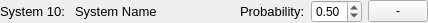
<?xml version="1.0" encoding="UTF-8"?>
<ui version="4.0">
 <class>SelectedSystemItemView</class>
 <widget class="QWidget" name="SelectedSystemItemView">
  <property name="geometry">
   <rect>
    <x>0</x>
    <y>0</y>
    <width>428</width>
    <height>23</height>
   </rect>
  </property>
  <property name="windowTitle">
   <string>Form</string>
  </property>
  <property name="locale">
   <locale language="C" country="AnyCountry"/>
  </property>
  <layout class="QHBoxLayout" name="horizontalLayout_2">
   <property name="leftMargin">
    <number>0</number>
   </property>
   <property name="topMargin">
    <number>0</number>
   </property>
   <property name="rightMargin">
    <number>0</number>
   </property>
   <property name="bottomMargin">
    <number>0</number>
   </property>
   <item>
    <widget class="QLabel" name="selection_label">
     <property name="maximumSize">
      <size>
       <width>70</width>
       <height>16777215</height>
      </size>
     </property>
     <property name="sizeIncrement">
      <size>
       <width>70</width>
       <height>0</height>
      </size>
     </property>
     <property name="font">
      <font>
       <pointsize>10</pointsize>
      </font>
     </property>
     <property name="text">
      <string>System 10: </string>
     </property>
    </widget>
   </item>
   <item>
    <widget class="QLabel" name="System">
     <property name="font">
      <font>
       <pointsize>10</pointsize>
      </font>
     </property>
     <property name="text">
      <string>System Name</string>
     </property>
    </widget>
   </item>
   <item>
    <spacer name="horizontalSpacer_2">
     <property name="orientation">
      <enum>Qt::Horizontal</enum>
     </property>
     <property name="sizeHint" stdset="0">
      <size>
       <width>34</width>
       <height>20</height>
      </size>
     </property>
    </spacer>
   </item>
   <item>
    <widget class="QWidget" name="editWidget" native="true">
     <layout class="QHBoxLayout" name="horizontalLayout">
      <property name="leftMargin">
       <number>0</number>
      </property>
      <property name="topMargin">
       <number>0</number>
      </property>
      <property name="rightMargin">
       <number>0</number>
      </property>
      <property name="bottomMargin">
       <number>0</number>
      </property>
      <item>
       <widget class="QLabel" name="label">
        <property name="font">
         <font>
          <pointsize>10</pointsize>
         </font>
        </property>
        <property name="text">
         <string>Probability:</string>
        </property>
       </widget>
      </item>
      <item>
       <widget class="QDoubleSpinBox" name="probability">
        <property name="locale">
         <locale language="C" country="AnyCountry"/>
        </property>
        <property name="maximum">
         <double>1.000000000000000</double>
        </property>
        <property name="singleStep">
         <double>0.100000000000000</double>
        </property>
        <property name="value">
         <double>0.500000000000000</double>
        </property>
       </widget>
      </item>
      <item>
       <widget class="QPushButton" name="remove">
        <property name="maximumSize">
         <size>
          <width>60</width>
          <height>16777215</height>
         </size>
        </property>
        <property name="text">
         <string>-</string>
        </property>
       </widget>
      </item>
     </layout>
    </widget>
   </item>
  </layout>
 </widget>
 <resources/>
 <connections/>
</ui>
